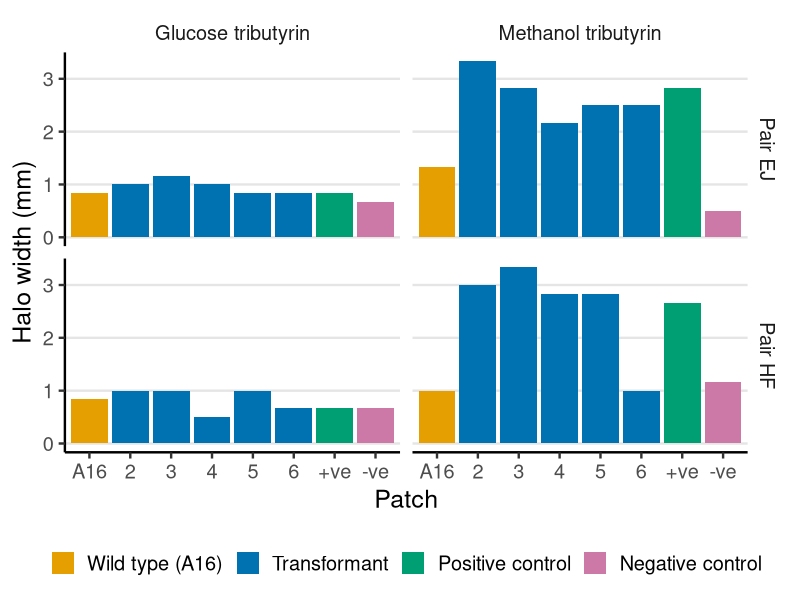
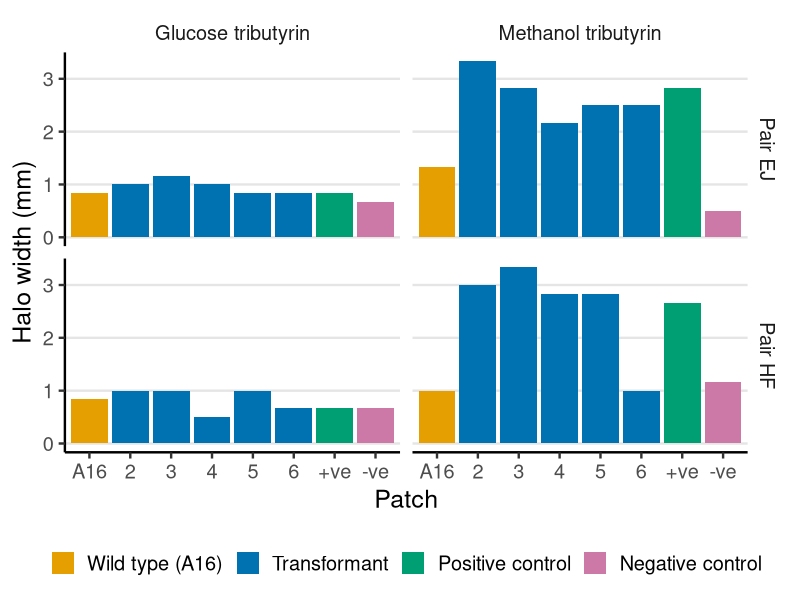

Generate these figures, in order, with R:
# =====================================================================
# Patch plate halo widths
# BIS243 Experimental Skills - shared group analysis
#
# What this script does:
#   1. Loads the mean zone and patch diameters from the data folder
#   2. Works out the halo width for each patch
#   3. Makes a bar chart and saves it to the outputs folder
#
# How to run it:
#   1. Open BIS243-hGL-tributyrin-halos.Rproj in RStudio (this sets the working
#      folder, so the file paths below work on everyone's computer)
#   2. Open this script (scripts/halo_analysis.R)
#   3. Click "Source" (top right of the script panel) to run it all,
#      or run it line by line with Ctrl + Enter
# =====================================================================


# ---- 1. Load packages -----------------------------------------------

# The tidyverse includes everything this script needs
# (readr, dplyr, ggplot2 and the %>% pipe).
# If you have never installed it, run this line once first:
# install.packages("tidyverse")
library(tidyverse)


# ---- 2. Load the data -----------------------------------------------

# One row per patch, with its mean zone diameter and mean patch
# diameter (mm), each averaged over three measurements.
# The individual measurements are in data/patch_plate_raw_measurements.csv
patch_data <- read_csv("data/patch_plate_tidy_means.csv",
                       show_col_types = FALSE)

# Take a quick look at the columns and first few values
glimpse(patch_data)


# ---- 3. Calculate halo widths ---------------------------------------

# Halo width = (zone diameter - patch diameter) / 2
# We halve it because the halo sits on both sides of the patch
halo <- patch_data %>%
  mutate(halo_width_mm = (mean_zone_diameter_mm - mean_patch_diameter_mm) / 2)

halo


# ---- 4. Set the order and labels for plotting -----------------------

# Factors control the order things appear in on the chart and in the
# legend, and let us give them nicer labels
halo <- halo %>%
  mutate(
    sample_type = factor(sample_type,
                         levels = c("wild_type", "transformant",
                                    "positive_control", "negative_control"),
                         labels = c("Wild type (A16)", "Transformant",
                                    "Positive control", "Negative control")),
    plate_medium = factor(plate_medium,
                          levels = c("glucose", "methanol"),
                          labels = c("Glucose tributyrin", "Methanol tributyrin")),
    pair = factor(pair,
                  levels = c("EJ", "HF"),
                  labels = c("Pair EJ", "Pair HF")),
    
    # Patch 1 is the wild type, 7 and 8 are the controls
    patch_label = factor(patch_no,
                         levels = 1:8,
                         labels = c("A16", "2", "3", "4", "5", "6", "+ve", "-ve"))
  )


# ---- 5. Plot --------------------------------------------------------

halo_plot <- ggplot(halo,
                    aes(x = patch_label, y = halo_width_mm, fill = sample_type)) +
  geom_col() +
  # One panel for each pair (rows) and plate medium (columns)
  facet_grid(pair ~ plate_medium) +
  # Colour-blind friendly colours (Okabe-Ito palette)
  scale_fill_manual(values = c("#E69F00", "#0072B2", "#009E73", "#CC79A7")) +
  labs(x = "Patch", y = "Halo width (mm)", fill = NULL) +
  # base_size sets the text size; 18 keeps it readable on a poster
  theme_classic(base_size = 18) +
  theme(legend.position = "bottom",
        # Remove the boxes around the panel labels
        strip.background = element_blank(),
        # Faint horizontal lines to help read off bar heights
        panel.grid.major.y = element_line(colour = "grey90"))

halo_plot


# ---- 6. Save the chart ----------------------------------------------

# Make sure the outputs folder exists (does nothing if it already does)
dir.create("outputs", showWarnings = FALSE)

ggsave("outputs/halo_width_plot.png", halo_plot,
       width = 20, height = 15, units = "cm", dpi = 300)


# ---- 7. Statistics --------------------------------------------------
